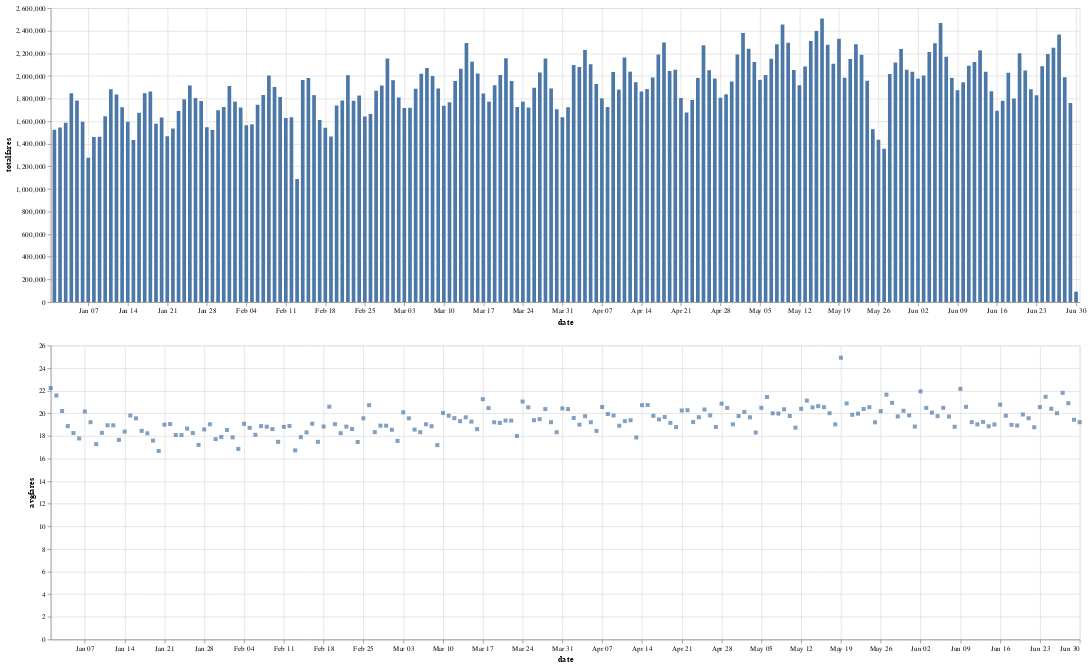

The notebook cell this image was saved under:
### Code cell
import altair as alt
brush = alt.selection_interval()
details = alt.Chart(data).mark_bar().encode(alt.X('date:T'),  alt.Y('totalfares:Q'), tooltip=[alt.Tooltip('date:T',format='%Y-%m-%d %H'),'totalfares:Q']
).properties( width=1400,  height=400 ).add_params( brush)

summary = alt.Chart(data).mark_square().encode( alt.X('date:T'), alt.Y('avgfares:Q'), tooltip=['avgfares:Q'] ).properties(  width=1400,  height=400).transform_filter( brush)
details & summary

### Figure 1 — Vega-Lite specification as saved in the notebook (floating-point values rounded to 4 significant figures; data arrays with more than 128 entries replaced by an {"elided": "..."} marker saying what was removed)
{"config": {"view": {"continuousWidth": 300, "continuousHeight": 300}}, "vconcat": [{"mark": {"type": "bar"}, "encoding": {"tooltip": [{"field": "date", "format": "%Y-%m-%d %H", "type": "temporal"}, {"field": "totalfares", "type": "quantitative"}], "x": {"field": "date", "type": "temporal"}, "y": {"field": "totalfares", "type": "quantitative"}}, "height": 400, "name": "view_1", "width": 1400}, {"mark": {"type": "square"}, "encoding": {"tooltip": [{"field": "avgfares", "type": "quantitative"}], "x": {"field": "date", "type": "temporal"}, "y": {"field": "avgfares", "type": "quantitative"}}, "height": 400, "transform": [{"filter": {"param": "param_1"}}], "width": 1400}], "data": {"name": "data-fd052332081065299ac1790f0e210398"}, "params": [{"name": "param_1", "select": {"type": "interval"}, "views": ["view_1"]}], "$schema": "https://vega.github.io/schema/vega-lite/v5.20.1.json", "datasets": {"data-fd052332081065299ac1790f0e210398": {"elided": "182 records"}}}
